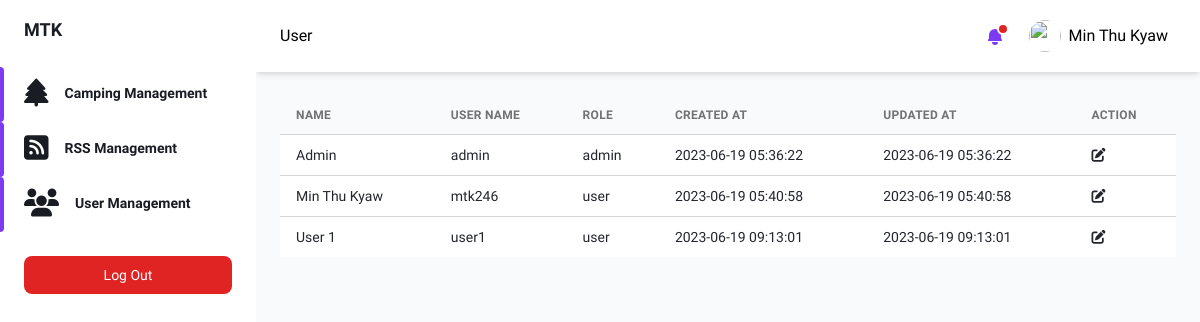
/pages/admin/user.php (signed in), run on an earlier commit of the app's database.
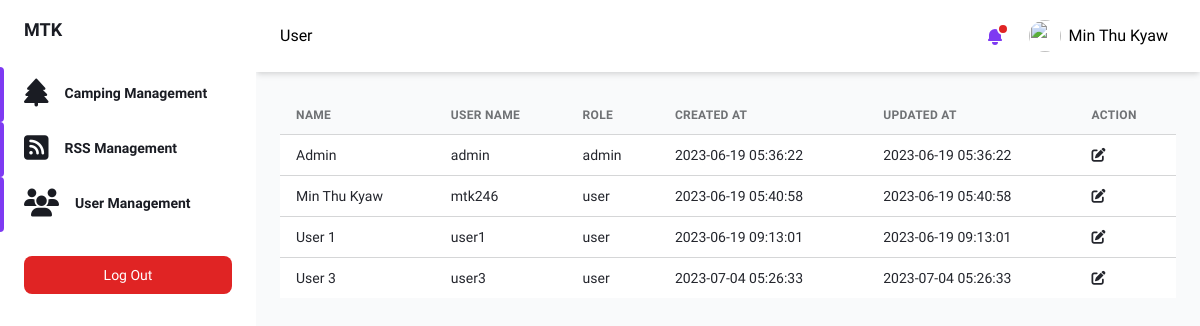
And on a later commit of the database.
### tables this page shows
CREATE TABLE `users` (
  `id` int(11) NOT NULL,
  `username` varchar(100) NOT NULL,
  `password` varchar(100) NOT NULL,
  `name` varchar(100) DEFAULT NULL,
  `role` varchar(100) DEFAULT NULL,
  `remark` varchar(255) DEFAULT NULL,
  `created_at` timestamp NOT NULL DEFAULT CURRENT_TIMESTAMP,
  `updated_at` timestamp NOT NULL DEFAULT CURRENT_TIMESTAMP ON UPDATE CURRENT_TIMESTAMP
);

### Controller/User.php (called while the page is built, shortened)
<?php
require_once("Query.php");
class User{
    private query $query;
    function __construct() {
        $this->query = new Query();
    }
    function getUserData() {
        $sql = "SELECT * FROM users";
        $this->user = $this->query->executeQuery($sql, CONST_GET);
        return json_encode($this->user);
    }
    function getCurrentUserData($id) {
        $this->id = $id;
        $sql = "SELECT * FROM users WHERE id = '$this->id'";
        $this->user = $this->query->executeQuery($sql, CONST_GET);
        return json_encode($this->user);
    }
}
?>

### Controller/Query.php (called while the page is built, shortened)
<?php
require_once(CONST_BASE_PATH . "/db_connect.php");
class Query {
    private $conn;
    private array $response = [];
    public function __construct() {
        global $conn;
        $this->conn = $conn;
    }
    public function executeQuery($sql, $method) {
        $this->method = $method;
        if ($this->method === CONST_PUT) {
            $result = mysqli_query($this->conn, $sql);
            if ($result) {
                $this->response = [
                    'success' => true,
                    'message' => 'Updated successfully.'
                ];
            } else {
                $this->response = [
                    'success' => false,
                    'message' => 'Something went wrong.'
                ];
            }
            return $this->response;
        } else if ($this->method === CONST_GET) {
            $result = mysqli_query($this->conn, $sql);
            $data = mysqli_fetch_all($result, MYSQLI_ASSOC);
            return $data;
        } else if ($this->method === CONST_POST) {
            $result = mysqli_query($this->conn, $sql);
            if ($result) {
                $this->response = [
                    'success' => true,
                    'message' => 'Created successfully.'
                ];
            } else {
                $this->response = [
                    'success' => false,
                    'message' => 'Something went wrong.'
                ];
            }
            return $this->response;
        } else if ($this->method === CONST_DELETE) {
            $result = mysqli_query($this->conn, $sql);
            if ($result) {
                $this->response = [
                    'success' => true,
                    'message' => 'Deleted successfully.'
                ];
            } else {
                $this->response = [
                    'success' => false,
                    'message' => 'Something went wrong.'
                ];
            }
            return $this->response;
        }
    }
}
?>

### pages/admin/user.php (the view, shortened to what the changed rows need)
<?php
require_once("../../Controller/User.php");
require_once("../../Components/admin/headerAdmin.php");
require_once("../../Components/admin/adminNavbar.php");
$userController = new User();
$userInfos = $userController->getUserData();
$decodeUserInfos = json_decode($userInfos, true);
$tableHeading = array(
    "Name",
    "User Name",
    "Role",
    "Created At",
    "Updated At",
    "Action"
);
?>
<div class="container px-6 mx-auto grid p-6">
    <div class="w-full overflow-x-auto">
        <form action="update_user.php" method="POST">
            <table class="w-full whitespace-no-wrap">
                <thead>
                    <tr
                        class="text-xs font-semibold tracking-wide text-left text-gray-500 uppercase border-b dark:border-gray-700 bg-gray-50 dark:text-gray-400 dark:bg-gray-800"
                    >
                        <?php foreach ($tableHeading as $tHead) { ?>
                            <th class="px-4 py-3">
                                <?php echo $tHead; ?>
                            </th>
                        <?php } ?>
                    </tr>
                </thead>
                <tbody
                    class="bg-white divide-y dark:divide-gray-700 dark:bg-gray-800"
                >
                    <?php foreach ($decodeUserInfos as $user) { ?>
                        <tr class="text-gray-700 dark:text-gray-400">
                            <td class="px-4 py-3 text-sm">
                                <?php echo $user['name']; ?>
                            </td>
                            <td class="px-4 py-3 text-sm">
                                <?php echo $user['username']; ?>
                            </td>
                            <td class="px-4 py-3 text-sm">
                                <?php echo $user['role']; ?>
                            </td>
                            <td class="px-4 py-3 text-sm">
                                <?php echo $user['created_at']; ?>
                            </td>
                            <td class="px-4 py-3 text-sm">
                                <?php echo $user['updated_at']; ?>
                            </td>
                            <td class="px-4 py-3 text-sm">
                                <button
                                    type="submit"
                                >
                                    <i class="fa-solid fa-pen-to-square"></i>
                                </button>
                            </td>
                        </tr>
                    <?php } ?>
                </tbody>
            </table>
        </form>
    </div>
</div>
</div>
</div>
<?php
require_once("../../Components/admin/footerAdmin.php");
?>

### Components/admin/adminNavbar.php (shortened to what the changed rows need)
<?php
require_once("../../Controller/User.php");
$user_id = $_SESSION['user_id'];
$user = new User();
$getCurrentUser = $user->getCurrentUserData($user_id);
$decodeUserData = json_decode($getCurrentUser, true);
$navbarArr = array(
    array(
        "name" => "Camping Management",
        "icon" => "fa-solid fa-tree fa-2x",
        "path" => CONST_BASE_URL .'/pages/admin/camping.php'
    ),
    array(
        "name" => "RSS Management",
        "icon" => "fa-solid fa-square-rss fa-2x",
        "path" =>  CONST_BASE_URL . '/pages/admin/rss.php'
    ),
    array(
        "name" => "User Management",
        "icon" => "fa-solid fa-users fa-2x",
        "path" =>  CONST_BASE_URL . '/pages/admin/user.php'
    )
);
?>
<div
    id="desktop-sidebar"
    class="flex h-screen bg-gray-50 dark:bg-gray-900"
>
    <aside
        class="z-20 hidden w-64 overflow-y-auto bg-white dark:bg-gray-800 md:block flex-shrink-0"
    >
        <div class="py-4 text-gray-500 dark:text-gray-400">
            <ul class="mt-6">
                <?php foreach($navbarArr as $navbar) { ?>
                    <li class="relative px-6 py-3">
                        <span
                        class="absolute inset-y-0 left-0 w-1 bg-purple-600 rounded-tr-lg rounded-br-lg"
                        aria-hidden="true"
                        ></span>
                        <a
                            class="inline-flex items-center w-full text-sm font-semibold text-gray-800 transition-colors duration-150 hover:text-gray-800 dark:hover:text-gray-200 dark:text-gray-100"
                            href="<?php echo $navbar['path']; ?>"
                        >
                            <i class="<?php echo $navbar['icon']; ?>"></i>
                            <span class="ml-4"><?php echo $navbar['name']; ?></span>
                        </a>
                    </li>
                <?php } ?>
            </ul>
        </div>
    </aside>
    <div class="flex flex-col flex-1 w-full">
        <header class="z-10 py-4 bg-white shadow-md dark:bg-gray-800">
            <div
                class="container flex items-center justify-between h-full px-6 mx-auto text-purple-600 dark:text-purple-300"
            >
            <ul class="flex items-center flex-shrink-0 space-x-6">
                <li class="relative">
                    <button
                        class="align-middle rounded-full focus:shadow-outline-purple focus:outline-none d-flex align-items-center"
                        @click="toggleProfileMenu"
                        @keydown.escape="closeProfileMenu"
                        aria-label="Account"
                        aria-haspopup="true"
                    >
                        <img
                            class="object-cover w-8 h-8 rounded-full"
                            src="https://images.unsplash.com/photo-1502378735452-bc7d86632805?ixlib=rb-0.3.5&q=80&fm=jpg&crop=entropy&cs=tinysrgb&w=200&fit=max&s=aa3a807e1bbdfd4364d1f449eaa96d82"
                            alt=""
                            aria-hidden="true"
                        />
                        <span class="text-black p-2"><?php echo $decodeUserData[0]['name']; ?></span>
                    </button>
                </li>
            </ul>
        </div>
    </header>
    <div class="h-full overflow-y-auto">

What changed in the data, as far as the page shows it:
added users: name "User 3", username "user3", role "user", created_at "2023-07-04 05:26:33", updated_at "2023-07-04 05:26:33"
